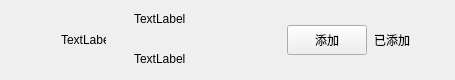
<?xml version="1.0" encoding="UTF-8"?>
<ui version="4.0">
 <class>ApplyFriendItem</class>
 <widget class="QWidget" name="ApplyFriendItem">
  <property name="geometry">
   <rect>
    <x>0</x>
    <y>0</y>
    <width>455</width>
    <height>80</height>
   </rect>
  </property>
  <property name="maximumSize">
   <size>
    <width>16777215</width>
    <height>80</height>
   </size>
  </property>
  <property name="windowTitle">
   <string>ApplyFriendItem</string>
  </property>
  <layout class="QHBoxLayout" name="horizontalLayout">
   <property name="topMargin">
    <number>0</number>
   </property>
   <property name="rightMargin">
    <number>0</number>
   </property>
   <property name="bottomMargin">
    <number>0</number>
   </property>
   <item>
    <spacer name="horizontalSpacer">
     <property name="orientation">
      <enum>Qt::Horizontal</enum>
     </property>
     <property name="sizeType">
      <enum>QSizePolicy::Fixed</enum>
     </property>
     <property name="sizeHint" stdset="0">
      <size>
       <width>50</width>
       <height>20</height>
      </size>
     </property>
    </spacer>
   </item>
   <item>
    <widget class="QLabel" name="icon_lb">
     <property name="minimumSize">
      <size>
       <width>45</width>
       <height>45</height>
      </size>
     </property>
     <property name="maximumSize">
      <size>
       <width>45</width>
       <height>45</height>
      </size>
     </property>
     <property name="text">
      <string>TextLabel</string>
     </property>
    </widget>
   </item>
   <item>
    <widget class="QWidget" name="widget" native="true">
     <layout class="QHBoxLayout" name="horizontalLayout_2">
      <property name="spacing">
       <number>7</number>
      </property>
      <property name="leftMargin">
       <number>11</number>
      </property>
      <property name="topMargin">
       <number>2</number>
      </property>
      <property name="rightMargin">
       <number>11</number>
      </property>
      <property name="bottomMargin">
       <number>2</number>
      </property>
      <item>
       <widget class="QWidget" name="widget_2" native="true">
        <layout class="QVBoxLayout" name="verticalLayout">
         <property name="spacing">
          <number>10</number>
         </property>
         <property name="leftMargin">
          <number>11</number>
         </property>
         <property name="topMargin">
          <number>2</number>
         </property>
         <property name="rightMargin">
          <number>11</number>
         </property>
         <property name="bottomMargin">
          <number>2</number>
         </property>
         <item>
          <widget class="QLabel" name="user_name_lb">
           <property name="minimumSize">
            <size>
             <width>100</width>
             <height>30</height>
            </size>
           </property>
           <property name="maximumSize">
            <size>
             <width>200</width>
             <height>30</height>
            </size>
           </property>
           <property name="text">
            <string>TextLabel</string>
           </property>
          </widget>
         </item>
         <item>
          <widget class="QLabel" name="user_chat_lb">
           <property name="minimumSize">
            <size>
             <width>100</width>
             <height>30</height>
            </size>
           </property>
           <property name="maximumSize">
            <size>
             <width>200</width>
             <height>30</height>
            </size>
           </property>
           <property name="text">
            <string>TextLabel</string>
           </property>
          </widget>
         </item>
        </layout>
       </widget>
      </item>
      <item>
       <spacer name="horizontalSpacer_3">
        <property name="orientation">
         <enum>Qt::Horizontal</enum>
        </property>
        <property name="sizeHint" stdset="0">
         <size>
          <width>40</width>
          <height>20</height>
         </size>
        </property>
       </spacer>
      </item>
      <item>
       <widget class="ClickedBtn2" name="addBtn">
        <property name="minimumSize">
         <size>
          <width>80</width>
          <height>30</height>
         </size>
        </property>
        <property name="maximumSize">
         <size>
          <width>80</width>
          <height>30</height>
         </size>
        </property>
        <property name="text">
         <string>添加</string>
        </property>
       </widget>
      </item>
      <item>
       <widget class="QLabel" name="already_add_lb">
        <property name="minimumSize">
         <size>
          <width>40</width>
          <height>0</height>
         </size>
        </property>
        <property name="maximumSize">
         <size>
          <width>16777215</width>
          <height>16777215</height>
         </size>
        </property>
        <property name="text">
         <string>已添加</string>
        </property>
       </widget>
      </item>
      <item>
       <spacer name="horizontalSpacer_2">
        <property name="orientation">
         <enum>Qt::Horizontal</enum>
        </property>
        <property name="sizeType">
         <enum>QSizePolicy::Fixed</enum>
        </property>
        <property name="sizeHint" stdset="0">
         <size>
          <width>30</width>
          <height>20</height>
         </size>
        </property>
       </spacer>
      </item>
     </layout>
    </widget>
   </item>
  </layout>
 </widget>
 <customwidgets>
  <customwidget>
   <class>ClickedBtn2</class>
   <extends>QPushButton</extends>
   <header location="global">ClickedBtn2.h</header>
  </customwidget>
 </customwidgets>
 <resources/>
 <connections/>
</ui>
